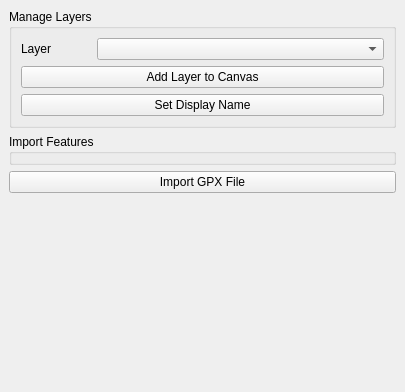
<?xml version="1.0" encoding="UTF-8"?>
<ui version="4.0">
 <class>SpatialUnitManagerWidget</class>
 <widget class="QDockWidget" name="SpatialUnitManagerWidget">
  <property name="geometry">
   <rect>
    <x>0</x>
    <y>0</y>
    <width>405</width>
    <height>392</height>
   </rect>
  </property>
  <property name="windowTitle">
   <string>DockWidget</string>
  </property>
  <widget class="QWidget" name="dockWidgetContents">
   <layout class="QGridLayout" name="gridLayout_2">
    <item row="3" column="0">
     <spacer name="verticalSpacer">
      <property name="orientation">
       <enum>Qt::Vertical</enum>
      </property>
      <property name="sizeHint" stdset="0">
       <size>
        <width>20</width>
        <height>119</height>
       </size>
      </property>
     </spacer>
    </item>
    <item row="0" column="0">
     <widget class="QGroupBox" name="groupBox">
      <property name="sizeIncrement">
       <size>
        <width>0</width>
        <height>200</height>
       </size>
      </property>
      <property name="title">
       <string>Manage Layers</string>
      </property>
      <layout class="QGridLayout" name="gridLayout">
       <item row="0" column="1">
        <widget class="QComboBox" name="stdm_layers_combo">
         <property name="sizeIncrement">
          <size>
           <width>0</width>
           <height>0</height>
          </size>
         </property>
         <property name="minimumContentsLength">
          <number>3</number>
         </property>
         <property name="iconSize">
          <size>
           <width>16</width>
           <height>16</height>
          </size>
         </property>
        </widget>
       </item>
       <item row="1" column="0" colspan="2">
        <widget class="QPushButton" name="add_to_canvas_button">
         <property name="text">
          <string>Add Layer to Canvas</string>
         </property>
        </widget>
       </item>
       <item row="2" column="0" colspan="2">
        <widget class="QPushButton" name="set_display_name_button">
         <property name="text">
          <string>Set Display Name</string>
         </property>
        </widget>
       </item>
       <item row="0" column="0">
        <widget class="QLabel" name="layerLebel">
         <property name="maximumSize">
          <size>
           <width>70</width>
           <height>16777215</height>
          </size>
         </property>
         <property name="text">
          <string>Layer</string>
         </property>
        </widget>
       </item>
      </layout>
     </widget>
    </item>
    <item row="1" column="0">
     <widget class="QGroupBox" name="groupBox_2">
      <property name="title">
       <string>Import Features</string>
      </property>
     </widget>
    </item>
    <item row="2" column="0">
     <widget class="QPushButton" name="import_gpx_file_button">
      <property name="text">
       <string>Import GPX File</string>
      </property>
     </widget>
    </item>
   </layout>
  </widget>
 </widget>
 <resources/>
 <connections/>
</ui>
